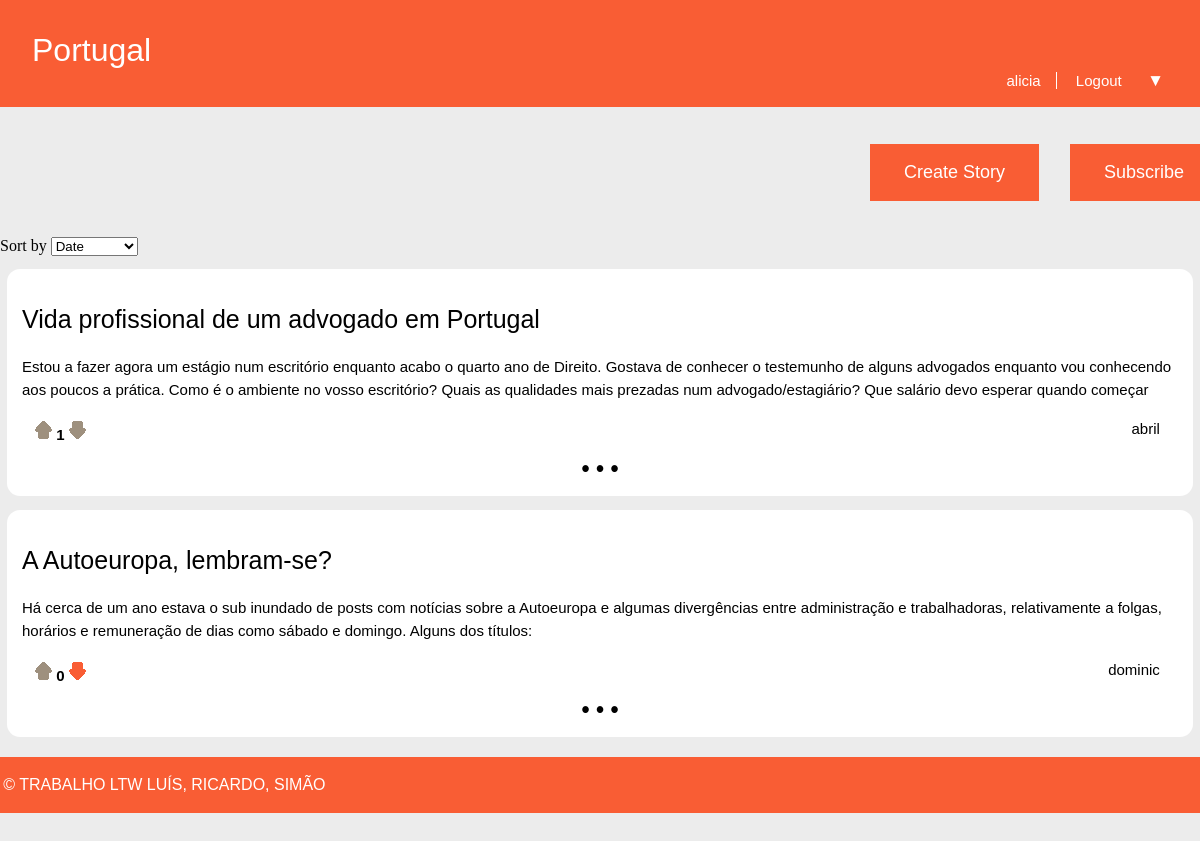
Page /pages/channel.php?name=Portugal (signed in) on the earlier database version.
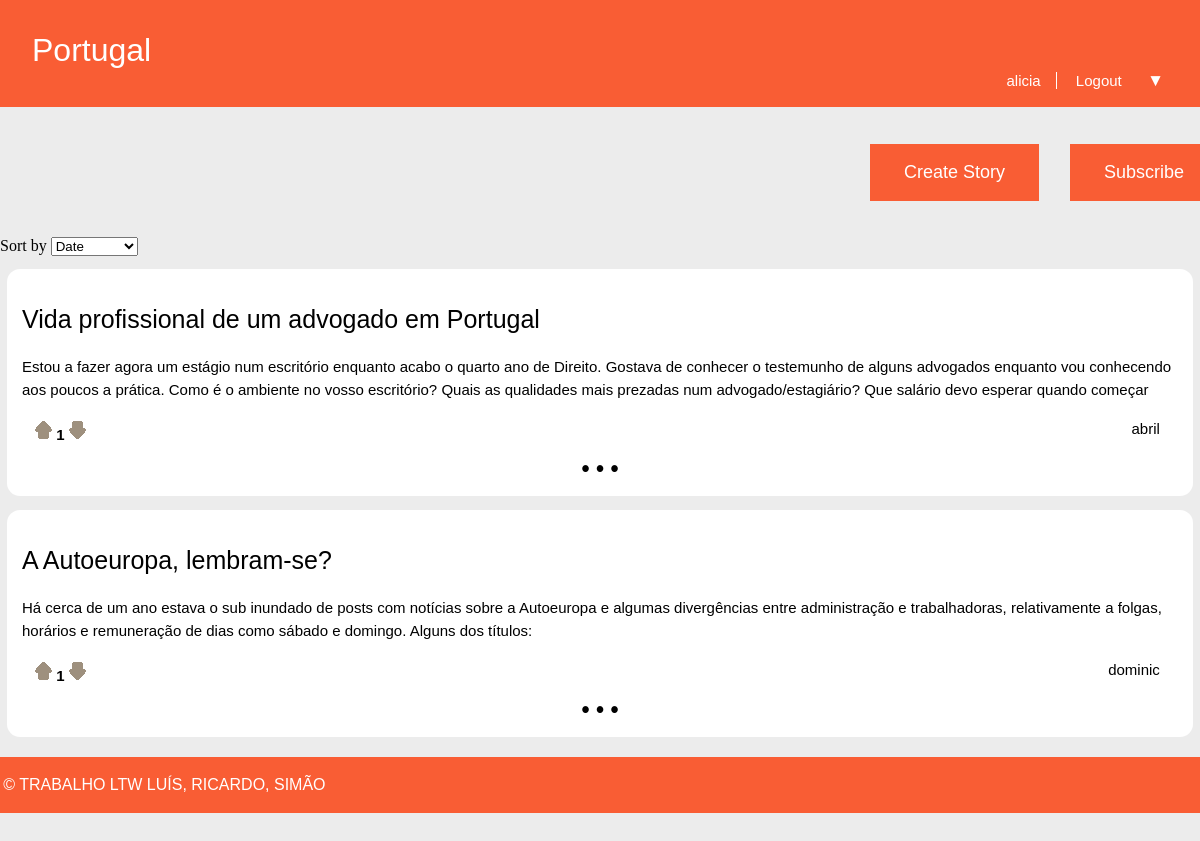
Same page on the later database version.
### tables this page shows
CREATE TABLE Story (
  id INTEGER PRIMARY KEY,
  title VARCHAR,
  published INTEGER, -- date when the story was published in epoch format
  channel VARCHAR REFERENCES channel, -- comma separated tags
  author VARCHAR REFERENCES utilizer, -- who wrote the article
  points INTEGER DEFAULT 0,
  fulltext VARCHAR
);

### database/db_story.php (called while the page is built, shortened)
<?php
	function getStoriesFromChannelByDate($channel){
		$db = Database::instance()->db();
		$storiesFromChannel = $db->prepare('SELECT * FROM Story WHERE channel = ? ORDER BY published DESC');
		$storiesFromChannel->execute(array($channel));
		$storiesFromChannel = $storiesFromChannel->fetchAll();
		return $storiesFromChannel;
	}
	function checkIfStoryVoteDisplay($storyId, $username, $voteType){
		$db = Database::instance()->db();
		$stmt = $db->prepare('SELECT type FROM StoryVote WHERE story_id = ? AND username = ?');
		$stmt->execute(array($storyId, $username));
		$currentlySavedType = $stmt->fetchAll();
		if(empty($currentlySavedType)){
			return false;
		}
		else {
			if($currentlySavedType[0]['type'] == $voteType){
				return true;
			}
			if($currentlySavedType[0]['type'] != $voteType){
				return false;
			}
		}
	}
?>

### templates/tpl_channel.php (the view, shortened to what this page needs)
<?php function drawStories($stories, $channel) { ?>
	<link rel="stylesheet" href="../css/storyCard.css">
	<label> Sort by </label>
    <select id="sort">
      <option>Date</option>
	</select>
	<section id="story_cards">
		<?php foreach($stories as $story) { ?>
			<button id="storyCard" class="storyCards" onclick="window.location.href='../pages/story.php?id=<?=$story['id']?>'">
				<h1> <?=htmlspecialchars($story['title'])?> </h1>
				<p> <?=htmlspecialchars($story['fulltext'])?> </p>
				<?php draw_info_bar_story($story['id'], $story['author'], null, $story['published'], $story['points']) ?>
				<p>&bull; &bull; &bull;</p>
			</button>
		<?php } ?>
	</section>
<?php } ?>
<?php function draw_subscribeButton($channel) { ?>
	<link rel="stylesheet" href="../css/common.css">
	<form action='../actions/action_subscribeChannel.php' method='post'>
		<button id = "subscribe" class = "button" type='submit'>Subscribe</button>
	</form>
<?php } ?>

### templates/tpl_common.php (shortened to what this page needs)
<?php
	include_once('tpl_sub.php');
	include_once('tpl_story.php');
	include_once('../database/db_story.php');
?>
<?php function draw_header($username, $channel) { ?>
	<!DOCTYPE html>
	<html>
		<head>
			<link rel="stylesheet" href="../css/common.css">
		</head>
		<body>
			<header>
				<?php if($channel === "NOT REDDIT") { ?>
					<a id="title" href="../pages/homepage.php"><?=$channel?></a>
				<?php } else { ?>
					<a id="title" href="../pages/channel.php?name=<?=$channel?>"><?=$channel?></a>
				<?php } ?>
				<?php if($username != NULL) { ?>
					<nav id="signup">
						<a id="profile" href="../pages/profile.php?name=<?=$username?>"><?= $username ?></a>
						<a href="../actions/action_logout.php">Logout</a>
					</nav>
				<?php } ?>
			</header>
<?php } ?>
<?php function draw_info_bar_story($storyId, $username, $channel, $date, $points) { ?>
	<section id = "info_bar">
		<div id="start">
		<?php if(isset($_SESSION['username'])){ ?>
			<form id="uparrow" action='../actions/action_voteStory.php' method='post'>
				<?php if(!checkIfStoryVoteDisplay($storyId, $_SESSION['username'], 1)){ ?>
					<input type="image" src="../images/UpvoteGrey.png">
				<?php } ?>
			</form>
			<h6 id="points"><?=$points?></h6>
			<form id="downarrow" action='../actions/action_voteStory.php' method='post'>
				<?php if(!checkIfStoryVoteDisplay($storyId, $_SESSION['username'], 0)){ ?>
					<input type="image" src="../images/DownvoteGrey.png">
				<?php } ?>
				<?php if(checkIfStoryVoteDisplay($storyId, $_SESSION['username'], 0)){ ?>
					<input type="image" src="../images/Downvote.png">
				<?php } ?>
			</form>
		<?php } ?>
		</div>
		<div id="end">
			<a id="profile" href="../pages/profile.php?name=<?=$username?>"><?=$username?></a>
		</div>
	</section>
<?php } ?>
<?php function draw_footer() { ?>
	</body>
	<footer>
		<p>&copy; TRABALHO LTW LUÍS, RICARDO, SIMÃO</p>
	</footer>
	</html>
<?php } ?>

Differences in the rows shown:
changed story "A Autoeuropa, lembram-se?": points "0" → "1"
